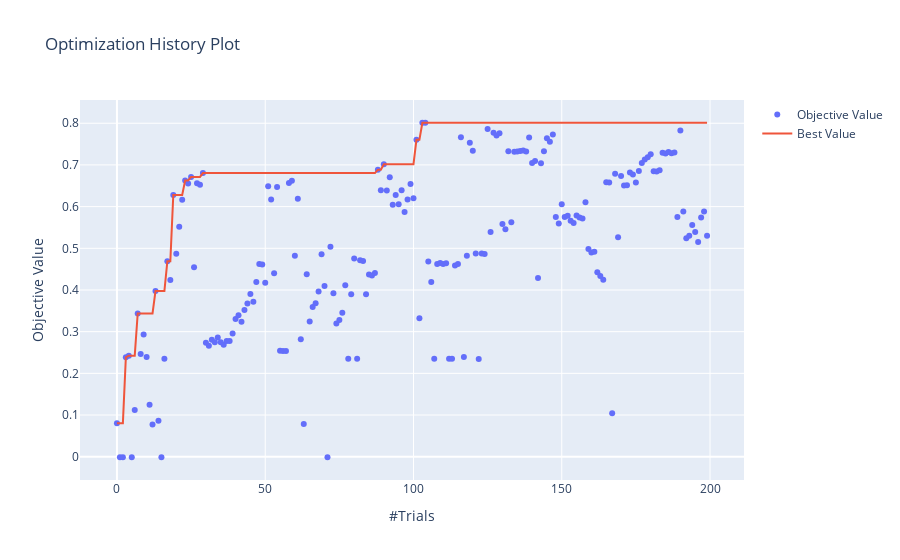
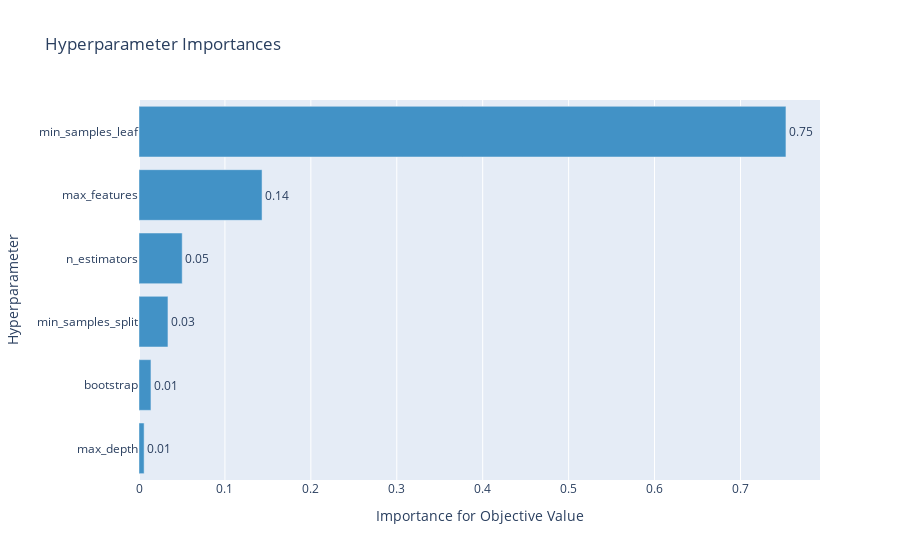
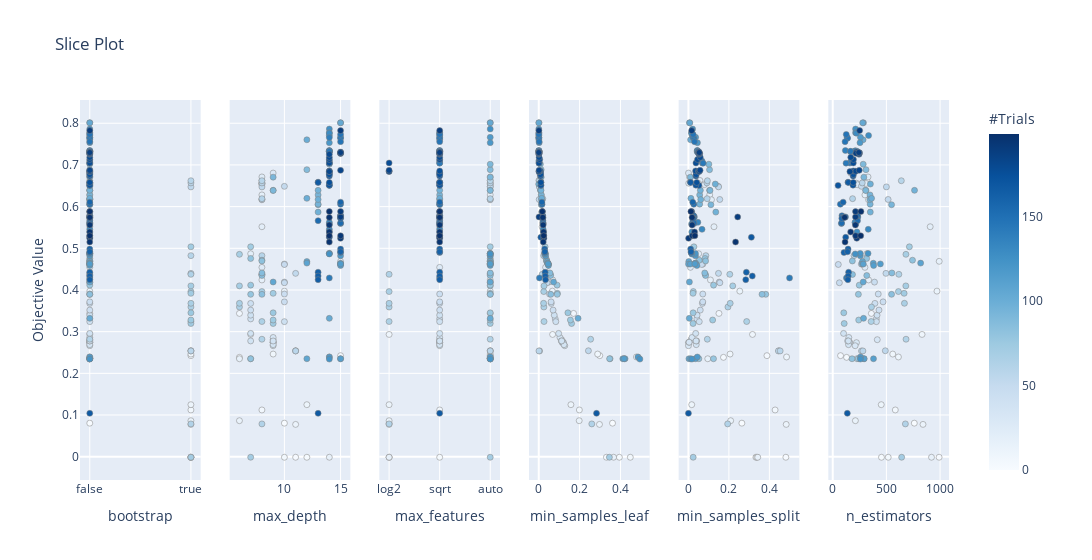

Write notebook code for charts like these, in order.
### Markdown cell above
### Generate Tuning Visualisations

### Code cell
# Display optuna visualisations for RF study
f.make_optuna_visualizations(rf_study)

### Figure 1 — Plotly figure (JSON) as saved in the notebook; plotly's stock layout.template omitted (floating-point values rounded to 4 significant figures; data arrays with more than 128 entries replaced by an {"elided": "..."} marker saying what was removed)
{"data": [{"mode": "markers", "name": "Objective Value", "type": "scatter", "x": {"elided": "200 int values"}, "y": {"elided": "200 float values"}}, {"name": "Best Value", "type": "scatter", "x": {"elided": "200 int values"}, "y": {"elided": "200 float values"}}], "layout": {"title": {"text": "Optimization History Plot"}, "xaxis": {"title": {"text": "#Trials"}}, "yaxis": {"title": {"text": "Objective Value"}}}}

### Figure 2 — Plotly figure (JSON) as saved in the notebook; plotly's stock layout.template omitted (floating-point values rounded to 4 significant figures)
{"data": [{"cliponaxis": false, "hovertemplate": ["max_depth (IntUniformDistribution): 0.00595842601906579<extra></extra>", "bootstrap (CategoricalDistribution): 0.013922332399522484<extra></extra>", "min_samples_split (UniformDistribution): 0.03370331405388426<extra></extra>", "n_estimators (IntUniformDistribution): 0.05027145541504758<extra></extra>", "max_features (CategoricalDistribution): 0.14321245817350486<extra></extra>", "min_samples_leaf (UniformDistribution): 0.7529320139389751<extra></extra>"], "marker": {"color": "rgb(66,146,198)"}, "orientation": "h", "text": ["0.00595842601906579", "0.013922332399522484", "0.03370331405388426", "0.05027145541504758", "0.14321245817350486", "0.7529320139389751"], "textposition": "outside", "texttemplate": "%{text:.2f}", "type": "bar", "x": [0.005958, 0.01392, 0.0337, 0.05027, 0.1432, 0.7529], "y": ["max_depth", "bootstrap", "min_samples_split", "n_estimators", "max_features", "min_samples_leaf"]}], "layout": {"showlegend": false, "title": {"text": "Hyperparameter Importances"}, "xaxis": {"title": {"text": "Importance for Objective Value"}}, "yaxis": {"title": {"text": "Hyperparameter"}}}}

### Figure 3 — Plotly figure (JSON) as saved in the notebook; plotly's stock layout.template omitted (floating-point values rounded to 4 significant figures; data arrays with more than 128 entries replaced by an {"elided": "..."} marker saying what was removed)
{"data": [{"marker": {"color": {"elided": "200 int values"}, "colorbar": {"title": {"text": "#Trials"}, "x": 1, "xpad": 40}, "colorscale": [[0, "rgb(247,251,255)"], [0.125, "rgb(222,235,247)"], [0.25, "rgb(198,219,239)"], [0.375, "rgb(158,202,225)"], [0.5, "rgb(107,174,214)"], [0.625, "rgb(66,146,198)"], [0.75, "rgb(33,113,181)"], [0.875, "rgb(8,81,156)"], [1, "rgb(8,48,107)"]], "line": {"color": "Grey", "width": 0.5}, "showscale": true}, "mode": "markers", "showlegend": false, "type": "scatter", "x": {"elided": "200 bool values"}, "xaxis": "x", "y": {"elided": "200 float values"}, "yaxis": "y"}, {"marker": {"color": {"elided": "200 int values"}, "colorbar": {"title": {"text": "#Trials"}, "x": 1, "xpad": 40}, "colorscale": [[0, "rgb(247,251,255)"], [0.125, "rgb(222,235,247)"], [0.25, "rgb(198,219,239)"], [0.375, "rgb(158,202,225)"], [0.5, "rgb(107,174,214)"], [0.625, "rgb(66,146,198)"], [0.75, "rgb(33,113,181)"], [0.875, "rgb(8,81,156)"], [1, "rgb(8,48,107)"]], "line": {"color": "Grey", "width": 0.5}, "showscale": false}, "mode": "markers", "showlegend": false, "type": "scatter", "x": {"elided": "200 int values"}, "xaxis": "x2", "y": {"elided": "200 float values"}, "yaxis": "y2"}, {"marker": {"color": {"elided": "200 int values"}, "colorbar": {"title": {"text": "#Trials"}, "x": 1, "xpad": 40}, "colorscale": [[0, "rgb(247,251,255)"], [0.125, "rgb(222,235,247)"], [0.25, "rgb(198,219,239)"], [0.375, "rgb(158,202,225)"], [0.5, "rgb(107,174,214)"], [0.625, "rgb(66,146,198)"], [0.75, "rgb(33,113,181)"], [0.875, "rgb(8,81,156)"], [1, "rgb(8,48,107)"]], "line": {"color": "Grey", "width": 0.5}, "showscale": false}, "mode": "markers", "showlegend": false, "type": "scatter", "x": {"elided": "200 str values"}, "xaxis": "x3", "y": {"elided": "200 float values"}, "yaxis": "y3"}, {"marker": {"color": {"elided": "200 int values"}, "colorbar": {"title": {"text": "#Trials"}, "x": 1, "xpad": 40}, "colorscale": [[0, "rgb(247,251,255)"], [0.125, "rgb(222,235,247)"], [0.25, "rgb(198,219,239)"], [0.375, "rgb(158,202,225)"], [0.5, "rgb(107,174,214)"], [0.625, "rgb(66,146,198)"], [0.75, "rgb(33,113,181)"], [0.875, "rgb(8,81,156)"], [1, "rgb(8,48,107)"]], "line": {"color": "Grey", "width": 0.5}, "showscale": false}, "mode": "markers", "showlegend": false, "type": "scatter", "x": {"elided": "200 float values"}, "xaxis": "x4", "y": {"elided": "200 float values"}, "yaxis": "y4"}, {"marker": {"color": {"elided": "200 int values"}, "colorbar": {"title": {"text": "#Trials"}, "x": 1, "xpad": 40}, "colorscale": [[0, "rgb(247,251,255)"], [0.125, "rgb(222,235,247)"], [0.25, "rgb(198,219,239)"], [0.375, "rgb(158,202,225)"], [0.5, "rgb(107,174,214)"], [0.625, "rgb(66,146,198)"], [0.75, "rgb(33,113,181)"], [0.875, "rgb(8,81,156)"], [1, "rgb(8,48,107)"]], "line": {"color": "Grey", "width": 0.5}, "showscale": false}, "mode": "markers", "showlegend": false, "type": "scatter", "x": {"elided": "200 float values"}, "xaxis": "x5", "y": {"elided": "200 float values"}, "yaxis": "y5"}, {"marker": {"color": {"elided": "200 int values"}, "colorbar": {"title": {"text": "#Trials"}, "x": 1, "xpad": 40}, "colorscale": [[0, "rgb(247,251,255)"], [0.125, "rgb(222,235,247)"], [0.25, "rgb(198,219,239)"], [0.375, "rgb(158,202,225)"], [0.5, "rgb(107,174,214)"], [0.625, "rgb(66,146,198)"], [0.75, "rgb(33,113,181)"], [0.875, "rgb(8,81,156)"], [1, "rgb(8,48,107)"]], "line": {"color": "Grey", "width": 0.5}, "showscale": false}, "mode": "markers", "showlegend": false, "type": "scatter", "x": {"elided": "200 int values"}, "xaxis": "x6", "y": {"elided": "200 float values"}, "yaxis": "y6"}], "layout": {"title": {"text": "Slice Plot"}, "width": 1800, "xaxis": {"anchor": "y", "domain": [0, 0.1389], "title": {"text": "bootstrap"}}, "xaxis2": {"anchor": "y2", "domain": [0.1722, 0.3111], "title": {"text": "max_depth"}}, "xaxis3": {"anchor": "y3", "domain": [0.3444, 0.4833], "title": {"text": "max_features"}}, "xaxis4": {"anchor": "y4", "domain": [0.5167, 0.6556], "title": {"text": "min_samples_leaf"}}, "xaxis5": {"anchor": "y5", "domain": [0.6889, 0.8278], "title": {"text": "min_samples_split"}}, "xaxis6": {"anchor": "y6", "domain": [0.8611, 1], "title": {"text": "n_estimators"}}, "yaxis": {"anchor": "x", "domain": [0, 1], "title": {"text": "Objective Value"}}, "yaxis2": {"anchor": "x2", "domain": [0, 1], "matches": "y", "showticklabels": false}, "yaxis3": {"anchor": "x3", "domain": [0, 1], "matches": "y", "showticklabels": false}, "yaxis4": {"anchor": "x4", "domain": [0, 1], "matches": "y", "showticklabels": false}, "yaxis5": {"anchor": "x5", "domain": [0, 1], "matches": "y", "showticklabels": false}, "yaxis6": {"anchor": "x6", "domain": [0, 1], "matches": "y", "showticklabels": false}}}
